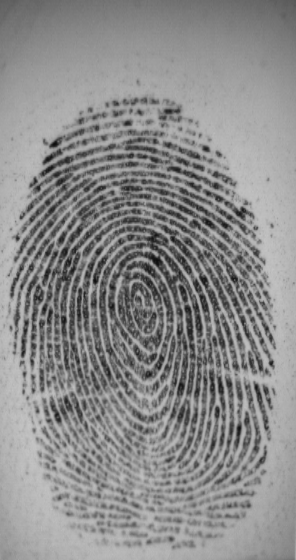
#> input picture sample/sample_fingerprint.tif, 296 x 560 px; its folder holds only this picture in this run
$ python -i minutiae_net_utils.py   (imports and definitions only)   (older library calls are emulated)
#> lines starting #> are read from the running program, lines starting #| are printed output that depends on the picture
#> further down, picture is the input picture: shape (560, 296); min 13, max 198, mean 140
# TODO : fix rules
# pylint: disable=missing-function-docstring, missing-module-docstring, missing-class-docstring
import os
import glob
import shutil
import logging
import math
import matplotlib.pyplot as plt
import numpy as np
import cv2
from scipy import ndimage, signal, spatial
from skimage import filters

# TODO :  change displaying color and type
# from ClassifyNet_utils import getMinutiaeTypeFromId, setMinutiaePlotColor


def mkdir(path):
    if not os.path.exists(path):
        os.makedirs(path)


# [17 lines left out: functions re_mkdir, init_log, not called in this run]


def copy_file(path_s, path_t):
    shutil.copy(path_s, path_t)


# [105 lines left out: functions get_files_in_folder, point_rot, mnt_reader, mnt_writer, gabor_fn, gabor_bank and 3 more, not called in this run]


def fmeasure(p, r):
    return 2*p*r/(p+r+1e-10)


# [376 lines left out: functions distance, metric_p_r_f, nms, fuse_nms, py_cpu_nms, draw_minutiae and 8 more, not called in this run]


def nextpow2(x):
    return int(math.ceil(math.log(x, 2)))


# [51 lines left out: function construct_dictionary, not called in this run]

# TODO : simplify function


def get_maps_stft(img, patch_size=64, block_size=16, preprocess=False):
#> called with patch_size = 64, block_size = 16, preprocess = False
    assert len(img.shape) == 2

    nrof_dirs = 16
    ovp_size = (patch_size-block_size)//2
    if preprocess:
        img = fast_enhance_texture(img, sigma=2.5, show=False)

    img = np.pad(img, (ovp_size, ovp_size), 'symmetric')
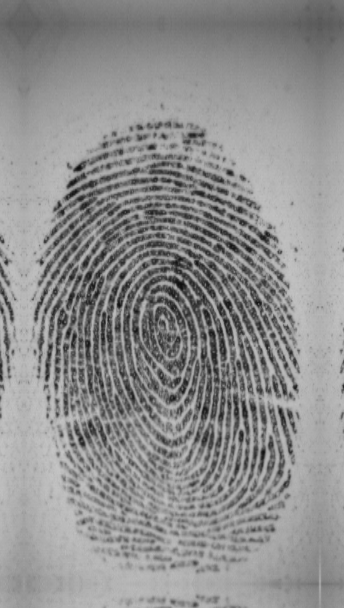
#> img: shape (608, 344); min 13, max 198, mean 142.6
    height, width = img.shape
#> height = 608; width = 344
    blk_height = (height - patch_size)//block_size+1
#> blk_height = 35
    blk_width = (width - patch_size)//block_size+1
#> blk_width = 18
    local_info = np.empty((blk_height, blk_width), dtype=object)

    x, y = np.meshgrid(list(range(int(-patch_size / 2), int(patch_size / 2))),
                       list(range(int(-patch_size / 2), int(patch_size / 2))))
    x = x.astype(np.float32)
    y = y.astype(np.float32)
    r = np.sqrt(x*x + y*y) + 0.0001

    r_min = 3  # min allowable ridge spacing
    r_max = 18  # maximum allowable ridge spacing
    f_low = patch_size / r_max
    f_high = patch_size / r_min
    dr_low = 1. / (1 + (r / f_high) ** 4)
    dr_high = 1. / (1 + (f_low / r) ** 4)
    db_pass = dr_low * dr_high  # bandpass

    direction = np.arctan2(y, x)
    direction[direction < 0] = direction[direction < 0] + math.pi
    dir_ind = np.floor(direction/(math.pi/nrof_dirs))
    dir_ind = dir_ind.astype(int, copy=False)
    dir_ind[dir_ind == nrof_dirs] = 0

    dir_ind_list = []
    for i in range(nrof_dirs):
        tmp = np.argwhere(dir_ind == i)
        dir_ind_list.append(tmp)

    sigma = patch_size/3
    weight = np.exp(-(x*x + y*y)/(sigma*sigma))

    for i in range(0, blk_height):
        for j in range(0, blk_width):
            patch = img[i*block_size:i*block_size+patch_size,
                        j*block_size:j*block_size+patch_size].copy()
            local_info[i, j] = LocalSTFT(patch, weight, db_pass)
            local_info[i, j].analysis(r, dir_ind_list)
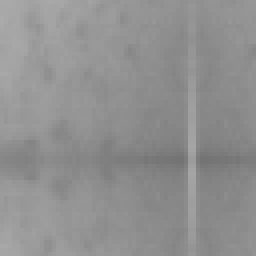
#> patch: shape (64, 64) (shown 4 times larger); min 116, max 170, mean 144.2
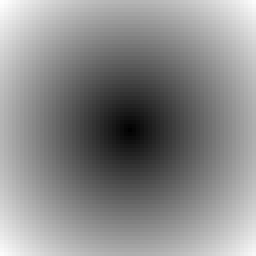
#> r: shape (64, 64) float32 (shown 4 times larger); min 0.0001, max 45.25, mean 24.5; drawn with min black and max white

    # get the ridge flow from the local information
    dir_map, fre_map = get_ridge_flow_top(local_info)
    dir_map = smooth_dir_map(dir_map)

    return dir_map, fre_map


def smooth_dir_map(dir_map, sigma=2.0, mask=None):

    cos_2_theta = np.cos(dir_map * 2)
    sin_2_theta = np.sin(dir_map * 2)
    if mask is not None:
        assert dir_map.shape[0] == mask.shape[0]
        assert dir_map.shape[1] == mask.shape[1]
        cos_2_theta[mask == 0] = 0
        sin_2_theta[mask == 0] = 0

    cos_2_theta = filters.gaussian(cos_2_theta, sigma, channel_axis=None, mode='reflect')
    sin_2_theta = filters.gaussian(sin_2_theta, sigma, channel_axis=None, mode='reflect')

    dir_map = np.arctan2(sin_2_theta, cos_2_theta)*0.5

    return dir_map


def get_ridge_flow_top(local_info):

    blk_height, blk_width = local_info.shape
    dir_map = np.zeros((blk_height, blk_width)) - 10
    fre_map = np.zeros((blk_height, blk_width)) - 10
    for i in range(blk_height):
        for j in range(blk_width):
            if local_info[i, j].ori is None:
                continue

            dir_map[i, j] = local_info[i, j].ori[0]  # + math.pi*0.5
            fre_map[i, j] = local_info[i, j].fre[0]
    return dir_map, fre_map


class LocalSTFT:
    def __init__(self, patch, weight=None, dBPass=None):

        if weight is not None:
            patch = patch * weight
        patch = patch - np.mean(patch)
        norm = np.linalg.norm(patch)
        patch = patch / (norm+0.000001)

        f = np.fft.fft2(patch)
        fshift = np.fft.fftshift(f)
        if dBPass is not None:
            fshift = dBPass * fshift

        self.patch_fft = fshift
        self.patch = patch
        self.ori = None
        self.fre = None
        self.confidence = None
        self.patch_size = patch.shape[0]
        self.border_wave = None

    def analysis(self, r, dir_ind_list=None, n=2):

        assert dir_ind_list is not None
        energy = np.abs(self.patch_fft)
        energy = energy / (np.sum(energy)+0.00001)
        nrof_dirs = len(dir_ind_list)

        ori_interval = math.pi/nrof_dirs
        ori_interval2 = ori_interval/2

        pad_size = 1
        dir_norm = np.zeros((nrof_dirs + 2,))
        for i in range(nrof_dirs):
            tmp = energy[dir_ind_list[i][:, 0], dir_ind_list[i][:, 1]]
            dir_norm[i + 1] = np.sum(tmp)

        dir_norm[0] = dir_norm[nrof_dirs]
        dir_norm[nrof_dirs + 1] = dir_norm[1]

        # smooth dir_norm
        smoothed_dir_norm = dir_norm
        for i in range(1, nrof_dirs + 1):
            smoothed_dir_norm[i] = (dir_norm[i - 1] + dir_norm[i] * 4 + dir_norm[i + 1]) / 6

        smoothed_dir_norm[0] = smoothed_dir_norm[nrof_dirs]
        smoothed_dir_norm[nrof_dirs + 1] = smoothed_dir_norm[1]

        den = np.sum(smoothed_dir_norm[1:nrof_dirs + 1]) + 0.00001  # verify if den == 1
        smoothed_dir_norm = smoothed_dir_norm/den  # normalization if den == 1, this line can be removed

        ori = []
        fre = []
        confidence = []

        wenergy = energy*r
        for i in range(1, nrof_dirs+1):
            if smoothed_dir_norm[i] > smoothed_dir_norm[i-1] and smoothed_dir_norm[i] > smoothed_dir_norm[i+1]:
                tmp_ori = (i-pad_size)*ori_interval + ori_interval2 + math.pi/2
                ori.append(tmp_ori)
                confidence.append(smoothed_dir_norm[i])
                tmp_fre = np.sum(wenergy[dir_ind_list[i-pad_size][:, 0],
                                 dir_ind_list[i-pad_size][:, 1]])/dir_norm[i]
                tmp_fre = 1/(tmp_fre+0.00001)
                fre.append(tmp_fre)

        if len(confidence) > 0:
            confidence = np.asarray(confidence)
            fre = np.asarray(fre)
            ori = np.asarray(ori)
            ind = confidence.argsort()[::-1]
            confidence = confidence[ind]
            fre = fre[ind]
            ori = ori[ind]
            if len(confidence) >= 2 and confidence[0]/confidence[1] > 2.0:

                self.ori = [ori[0]]
                self.fre = [fre[0]]
                self.confidence = [confidence[0]]
            elif len(confidence) > n:
                fre = fre[:n]
                ori = ori[:n]
                confidence = confidence[:n]
                self.ori = ori
                self.fre = fre
                self.confidence = confidence
            else:
                self.ori = ori
                self.fre = fre
                self.confidence = confidence

    # [92 lines left out: functions get_features_of_top_n, reconstruction, gabor_filtering, show_orientation_field, not called in this run]

>>> import cv2
>>> picture = cv2.imread('../../../../../sample/sample_fingerprint.tif', cv2.IMREAD_GRAYSCALE)
>>> result = get_maps_stft(picture)
